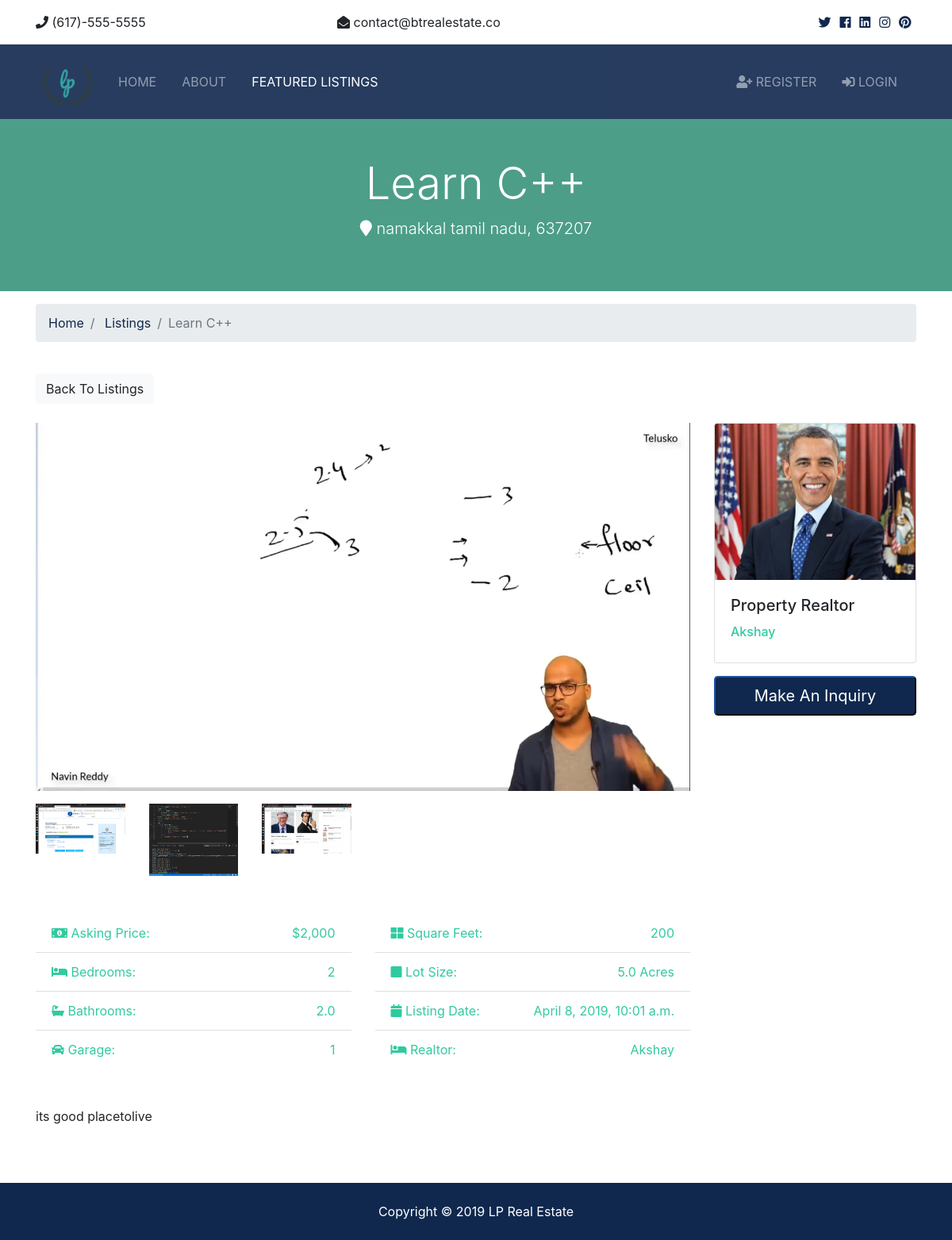
The app's page /listings/2 with its own data.
### listings/models.py (models this page shows, shortened)
class Listing(models.Model):
  realtor = models.ForeignKey(Realtor, on_delete=models.DO_NOTHING)
  title = models.CharField(max_length=200)
  address = models.CharField(max_length=200)
  city = models.CharField(max_length=100)
  state = models.CharField(max_length=100)
  zipcode = models.CharField(max_length=20)
  description = models.TextField(blank=True)
  price = models.IntegerField()
  bedrooms = models.IntegerField()
  bathrooms = models.DecimalField(max_digits=2, decimal_places=1)
  garage = models.IntegerField(default=0)
  sqft = models.IntegerField()
  lot_size = models.DecimalField(max_digits=5, decimal_places=1)
  photo_main = models.ImageField(upload_to='photos/%Y/%m/%d/')
  photo_1 = models.ImageField(upload_to='photos/%Y/%m/%d/', blank=True)
  photo_2 = models.ImageField(upload_to='photos/%Y/%m/%d/', blank=True)
  photo_3 = models.ImageField(upload_to='photos/%Y/%m/%d/', blank=True)
  photo_4 = models.ImageField(upload_to='photos/%Y/%m/%d/', blank=True)
  photo_5 = models.ImageField(upload_to='photos/%Y/%m/%d/', blank=True)
  photo_6 = models.ImageField(upload_to='photos/%Y/%m/%d/', blank=True)
  is_published = models.BooleanField(default=True)
  list_date = models.DateTimeField(default=datetime.now, blank=True)

### realtors/models.py (models this page shows)
class Realtor(models.Model):
  name = models.CharField(max_length=200)
  photo = models.ImageField(upload_to='photos/%Y/%m/%d/')
  description = models.TextField(blank=True)
  phone = models.CharField(max_length=20)
  email = models.CharField(max_length=50)
  is_mvp = models.BooleanField(default=False)
  hire_date = models.DateTimeField(default=datetime.now, blank=True)
  def __str__(self):
    return self.name

### listings/views.py (the view)
# urls.py: path('<int:listing_id>',views.listing, name='listing'),
def listing(request,listing_id):
    listing = get_object_or_404(Listing,pk = listing_id)
    context = {
        'listing':listing
    }
    return render(request,'listings/single_listing.html',context)

### templates/listings/single_listing.html (shortened to what this page needs)
{% extends 'base.html' %}
{% load humanize %}
{% block content %}
<section id="showcase-inner" class="py-5 text-white">
    <div class="container">
      <div class="row text-center">
        <div class="col-md-12">
          <h1 class="display-4">{{ listing.title }}</h1>
          <p class="lead">
            <i class="fas fa-map-marker"></i> {{ listing.city }} {{ listing.state }}, {{ listing.zipcode }}</p>
        </div>
      </div>
    </div>
  </section>
  <section id="bc" class="mt-3">
    <div class="container">
      <nav>
        <ol class="breadcrumb">
          <li class="breadcrumb-item">
            <a href="{% url 'home' %}">Home</a>
          </li>
          <li class="breadcrumb-item">
            <a href="{% url 'listing_home' %}">Listings</a>
          </li>
          <li class="breadcrumb-item active">{{ listing.title }}</li>
        </ol>
      </nav>
    </div>
  </section>
  <section id="listing" class="py-4">
    <div class="container">
      <a href="{% url 'listing_home' %}" class="btn btn-light mb-4">Back To Listings</a>
      <div class="row">
        <div class="col-md-9">
          <img src="{{ listing.photo_main.url }}" alt="" class="img-main img-fluid mb-3">
          <div class="row mb-5 thumbs">
            {% if listing.photo_1 %}
            <div class="col-md-2">
              <a href="{{ listing.photo_1.url }}" data-lightbox="home-images">
                <img src="{{ listing.photo_1.url }}" alt="" class="img-fluid">
              </a>
            </div>
            {% endif %}
            {% if listing.photo_2 %}
            <div class="col-md-2">
              <a href="{{ listing.photo_2.url }}" data-lightbox="home-images">
                <img src="{{ listing.photo_2.url }}" alt="" class="img-fluid">
              </a>
            </div>
            {% endif %}
            {% if listing.photo_3 %}
            <div class="col-md-2">
              <a href="{{ listing.photo_3.url }}" data-lightbox="home-images">
                <img src="{{ listing.photo_3.url }}" alt="" class="img-fluid">
              </a>
            </div>
            {% endif %}
          </div>
          <div class="row mb-5 fields">
            <div class="col-md-6">
              <ul class="list-group list-group-flush">
                <li class="list-group-item text-secondary">
                  <i class="fas fa-money-bill-alt"></i> Asking Price:
                  <span class="float-right">${{ listing.price | intcomma }}</span>
                </li>
                <li class="list-group-item text-secondary">
                  <i class="fas fa-bed"></i> Bedrooms:
                  <span class="float-right">{{ listing.bedrooms }}</span>
                </li>
                <li class="list-group-item text-secondary">
                  <i class="fas fa-bath"></i> Bathrooms:
                  <span class="float-right">{{ listing.bathrooms }}</span>
                </li>
                <li class="list-group-item text-secondary">
                  <i class="fas fa-car"></i> Garage:
                  <span class="float-right">{{ listing.garage }}
                  </span>
                </li>
              </ul>
            </div>
            <div class="col-md-6">
              <ul class="list-group list-group-flush">
                <li class="list-group-item text-secondary">
                  <i class="fas fa-th-large"></i> Square Feet:
                  <span class="float-right">{{ listing.sqft }}</span>
                </li>
                <li class="list-group-item text-secondary">
                  <i class="fas fa-square"></i> Lot Size:
                  <span class="float-right">{{ listing.lot_size }} Acres
                  </span>
                </li>
                <li class="list-group-item text-secondary">
                  <i class="fas fa-calendar"></i> Listing Date:
                  <span class="float-right">{{ listing.list_date }}</span>
                </li>
                <li class="list-group-item text-secondary">
                  <i class="fas fa-bed"></i> Realtor:
                  <span class="float-right">{{ listing.realtor }}
                  </span>
                </li>
              </ul>
            </div>
          </div>
          <div class="row mb-5">
            <div class="col-md-12">
                {{ listing.description }}
            </div>
          </div>
        </div>
        <div class="col-md-3">
          <div class="card mb-3">
            <img class="card-img-top" src="{{ listing.realtor.photo.url }}" alt="">
            <div class="card-body">
              <h5 class="card-title">Property Realtor</h5>
              <h6 class="text-secondary">{{ listing.realtor }}</h6>
            </div>
          </div>
          <button class="btn-primary btn-block btn-lg" data-toggle="modal" data-target="#inquiryModal">Make An Inquiry</button>
        </div>
      </div>
    </div>
  </section>
{% endblock %}

### static/css/all.css (style rules this page uses)
.fa, .fas, .far, .fal, .fab { -moz-osx-font-smoothing: grayscale; -webkit-font-smoothing: antialiased; display: inline-block; font-style: normal; font-variant: normal; text-rendering: auto; line-height: 1; }
.fa-bath:before { content: "\f2cd"; }
.fa-bed:before { content: "\f236"; }
.fa-calendar:before { content: "\f133"; }
.fa-car:before { content: "\f1b9"; }
.fa-map-marker:before { content: "\f041"; }
.fa-money-bill-alt:before { content: "\f3d1"; }
.fa-square:before { content: "\f0c8"; }
.fa-th-large:before { content: "\f009"; }
.fa, .fas { font-family: 'Font Awesome 5 Free'; font-weight: 900; }

### static/css/style.css (style rules this page uses)
img { width: 100%; }
#showcase-inner { background: url(../img/building.jpg) no-repeat top center fixed/cover; position: relative; overflow: hidden; min-height: 200px; }
#showcase-inner::before { content: ''; position: absolute; top: 0; left: 0; min-height: 100%; width: 100%; background: rgba(32, 134, 107, 0.8); }

### records on screen
Listing: title "Learn C++", city "namakkal", state "tamil nadu", zipcode "637207", photo_main (picture), photo_1 (picture), photo_2 (picture), photo_3 (picture), price "2,000", bedrooms "2", bathrooms "2.0", garage "1", sqft "200", lot_size "5.0", list_date "April 8, 2019, 10:01 a.m.", realtor "Akshay", description "its good placetolive", realtor.photo (picture)
